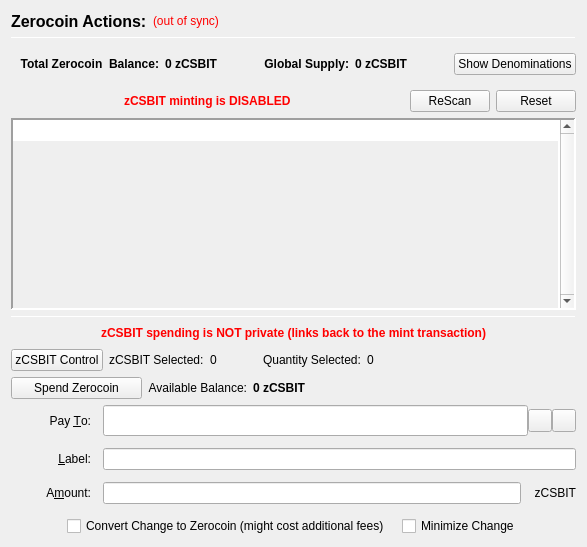
                  <widget class="QFrame" name="verticalFrameLeft">
                   <layout class="QVBoxLayout" name="verticalLayout_2">
                    <item>
                     <layout class="QVBoxLayout" name="verticalLayout_3">
                      <item>
                       <layout class="QHBoxLayout" name="horizontalLayout_3">
                        <item>
                         <widget class="QLabel" name="labelzCSBITActions">
                          <property name="font">
                           <font>
                            <pointsize>12</pointsize>
                            <weight>75</weight>
                            <bold>true</bold>
                           </font>
                          </property>
                          <property name="text">
                           <string>Zerocoin Actions:</string>
                          </property>
                          <property name="alignment">
                           <set>Qt::AlignLeading|Qt::AlignLeft|Qt::AlignVCenter</set>
                          </property>
                         </widget>
                        </item>
                        <item>
                         <widget class="QLabel" name="labelzCSBITSyncStatus">
                          <property name="toolTip">
                           <string>The displayed information may be out of date. Your wallet automatically synchronizes with the CashCash network after a connection is established, but this process has not completed yet.</string>
                          </property>
                          <property name="styleSheet">
                           <string notr="true">QLabel { color: red; }</string>
                          </property>
                          <property name="text">
                           <string notr="true">(out of sync)</string>
                          </property>
                          <property name="alignment">
                           <set>Qt::AlignLeading|Qt::AlignLeft|Qt::AlignVCenter</set>
                          </property>
                         </widget>
                        </item>
                        <item>
                         <spacer name="horizontalSpacer">
                          <property name="orientation">
                           <enum>Qt::Horizontal</enum>
                          </property>
                          <property name="sizeHint" stdset="0">
                           <size>
                            <width>40</width>
                            <height>20</height>
                           </size>
                          </property>
                         </spacer>
                        </item>
                       </layout>
                      </item>
                      <item>
                       <widget class="Line" name="lineUpperLeft">
                        <property name="minimumSize">
                         <size>
                          <width>0</width>
                          <height>1</height>
                         </size>
                        </property>
                        <property name="maximumSize">
                         <size>
                          <width>16777215</width>
                          <height>1</height>
                         </size>
                        </property>
                        <property name="frameShadow">
                         <enum>QFrame::Sunken</enum>
                        </property>
                        <property name="orientation">
                         <enum>Qt::Horizontal</enum>
                        </property>
                       </widget>
                      </item>
                      <item>
                       <widget class="QFrame" name="balanceSupplyFrame">
                        <layout class="QHBoxLayout" name="horizontalLayout_2" stretch="0,0,0,1,0">
                         <property name="rightMargin">
                          <number>0</number>
                         </property>
                         <item>
                          <layout class="QHBoxLayout" name="horizontalLayout_34">
                           <item>
                            <widget class="QLabel" name="labelzAvailableText_3">
                             <property name="font">
                              <font>
                               <weight>75</weight>
                               <bold>true</bold>
                              </font>
                             </property>
                             <property name="toolTip">
                              <string>Total Balance including unconfirmed and immature zCSBIT</string>
                             </property>
                             <property name="text">
                              <string>Total Zerocoin  Balance:</string>
                             </property>
                             <property name="alignment">
                              <set>Qt::AlignRight|Qt::AlignTrailing|Qt::AlignVCenter</set>
                             </property>
                            </widget>
                           </item>
                           <item>
                            <widget class="QLabel" name="labelzAvailableAmount_4">
                             <property name="minimumSize">
                              <size>
                               <width>40</width>
                               <height>0</height>
                              </size>
                             </property>
                             <property name="font">
                              <font>
                               <weight>75</weight>
                               <bold>true</bold>
                              </font>
                             </property>
                             <property name="toolTip">
                              <string>Total Balance including unconfirmed and immature zCSBIT</string>
                             </property>
                             <property name="text">
                              <string>0 zCSBIT</string>
                             </property>
                             <property name="alignment">
                              <set>Qt::AlignLeading|Qt::AlignLeft|Qt::AlignVCenter</set>
                             </property>
                            </widget>
                           </item>
                          </layout>
                         </item>
                         <item>
                          <spacer name="horizontalSpacer_32">
                           <property name="orientation">
                            <enum>Qt::Horizontal</enum>
                           </property>
                           <property name="sizeHint" stdset="0">
                            <size>
                             <width>40</width>
                             <height>20</height>
                            </size>
                           </property>
                          </spacer>
                         </item>
                         <item>
                          <layout class="QHBoxLayout" name="horizontalLayout_35">
                           <item>
                            <widget class="QLabel" name="labelZsupplyText_2">
                             <property name="font">
                              <font>
                               <weight>75</weight>
                               <bold>true</bold>
                              </font>
                             </property>
                             <property name="text">
                              <string>Global Supply:</string>
                             </property>
                             <property name="alignment">
                              <set>Qt::AlignRight|Qt::AlignTrailing|Qt::AlignVCenter</set>
                             </property>
                            </widget>
                           </item>
                           <item>
                            <widget class="QLabel" name="labelZsupplyAmount_2">
                             <property name="font">
                              <font>
                               <weight>75</weight>
                               <bold>true</bold>
                              </font>
                             </property>
                             <property name="text">
                              <string>0 zCSBIT</string>
                             </property>
                            </widget>
                           </item>
                          </layout>
                         </item>
                         <item>
                          <spacer name="horizontalSpacer_31">
                           <property name="orientation">
                            <enum>Qt::Horizontal</enum>
                           </property>
                           <property name="sizeHint" stdset="0">
                            <size>
                             <width>40</width>
                             <height>20</height>
                            </size>
                           </property>
                          </spacer>
                         </item>
                         <item>
                          <widget class="QPushButton" name="pushButtonShowDenoms">
                           <property name="toolTip">
                            <string>Show zCSBIT denominations list</string>
                           </property>
                           <property name="text">
                            <string>Show Denominations</string>
                           </property>
                          </widget>
                         </item>
                        </layout>
                       </widget>
                      </item>
                      <item>
                       <layout class="QHBoxLayout" name="horizontalLayout_4">
                        <item>
                         <spacer name="horizontalSpacer_2">
                          <property name="orientation">
                           <enum>Qt::Horizontal</enum>
                          </property>
                          <property name="sizeHint" stdset="0">
                           <size>
                            <width>40</width>
                            <height>20</height>
                           </size>
                          </property>
                         </spacer>
                        </item>
                        <item>
                         <widget class="QLabel" name="label">
                          <property name="styleSheet">
                           <string notr="true">color: red;
font-weight: bold;</string>
                          </property>
                          <property name="text">
                           <string>zCSBIT minting is DISABLED</string>
                          </property>
                         </widget>
                        </item>
                        <item>
                         <spacer name="horizontalSpacer_3">
                          <property name="orientation">
                           <enum>Qt::Horizontal</enum>
                          </property>
                          <property name="sizeHint" stdset="0">
                           <size>
                            <width>40</width>
                            <height>20</height>
                           </size>
                          </property>
                         </spacer>
                        </item>
                        <item>
                         <widget class="QPushButton" name="pushButtonMintReset">
                          <property name="maximumSize">
                           <size>
                            <width>80</width>
                            <height>16777215</height>
                           </size>
                          </property>
                          <property name="toolTip">
                           <string>Rescan the complete blockchain for  Zerocoin mints and their meta-data.</string>
                          </property>
                          <property name="text">
                           <string>ReScan</string>
                          </property>
                         </widget>
                        </item>
                        <item>
                         <widget class="QPushButton" name="pushButtonSpentReset">
                          <property name="maximumSize">
                           <size>
                            <width>80</width>
                            <height>16777215</height>
                           </size>
                          </property>
                          <property name="toolTip">
                           <string>Reset Zerocoin Wallet DB. Deletes transactions that did not make it into the blockchain.</string>
                          </property>
                          <property name="text">
                           <string>Reset</string>
                          </property>
                         </widget>
                        </item>
                       </layout>
                      </item>
                      <item>
                       <widget class="QPlainTextEdit" name="TEMintStatus">
                        <property name="font">
                         <font>
                          <pointsize>8</pointsize>
                         </font>
                        </property>
                        <property name="toolTip">
                         <string>Status and/or Mesages from the last Mint Action.</string>
                        </property>
                        <property name="frameShape">
                         <enum>QFrame::Panel</enum>
                        </property>
                        <property name="frameShadow">
                         <enum>QFrame::Sunken</enum>
                        </property>
                        <property name="lineWidth">
                         <number>2</number>
                        </property>
                        <property name="midLineWidth">
                         <number>2</number>
                        </property>
                        <property name="verticalScrollBarPolicy">
                         <enum>Qt::ScrollBarAlwaysOn</enum>
                        </property>
                        <property name="horizontalScrollBarPolicy">
                         <enum>Qt::ScrollBarAlwaysOff</enum>
                        </property>
                        <property name="readOnly">
                         <bool>true</bool>
                        </property>
                        <property name="plainText">
                         <string notr="true"/>
                        </property>
                        <property name="backgroundVisible">
                         <bool>true</bool>
                        </property>
                       </widget>
                      </item>
                      <item>
                       <widget class="Line" name="line">
                        <property name="minimumSize">
                         <size>
                          <width>0</width>
                          <height>1</height>
                         </size>
                        </property>
                        <property name="maximumSize">
                         <size>
                          <width>16777215</width>
                          <height>1</height>
                         </size>
                        </property>
                        <property name="orientation">
                         <enum>Qt::Horizontal</enum>
                        </property>
                       </widget>
                      </item>
                      <item>
                       <layout class="QHBoxLayout" name="horizontalLayout_7">
                        <item>
                         <spacer name="horizontalSpacer_18">
                          <property name="orientation">
                           <enum>Qt::Horizontal</enum>
                          </property>
                          <property name="sizeHint" stdset="0">
                           <size>
                            <width>40</width>
                            <height>20</height>
                           </size>
                          </property>
                         </spacer>
                        </item>
                        <item>
                         <widget class="QLabel" name="label_2">
                          <property name="styleSheet">
                           <string notr="true">color: red;
font-weight: bold;</string>
                          </property>
                          <property name="text">
                           <string>zCSBIT spending is NOT private (links back to the mint transaction)</string>
                          </property>
                         </widget>
                        </item>
                        <item>
                         <spacer name="horizontalSpacer_30">
                          <property name="orientation">
                           <enum>Qt::Horizontal</enum>
                          </property>
                          <property name="sizeHint" stdset="0">
                           <size>
                            <width>40</width>
                            <height>20</height>
                           </size>
                          </property>
                         </spacer>
                        </item>
                       </layout>
                      </item>
                      <item>
                       <layout class="QHBoxLayout" name="horizontalLayout_24">
                        <property name="leftMargin">
                         <number>0</number>
                        </property>
                        <property name="bottomMargin">
                         <number>0</number>
                        </property>
                        <item>
                         <widget class="QPushButton" name="pushButtonZPivControl">
                          <property name="text">
                           <string>zCSBIT Control</string>
                          </property>
                         </widget>
                        </item>
                        <item>
                         <widget class="QLabel" name="labelzPivSelected">
                          <property name="text">
                           <string>zCSBIT Selected:</string>
                          </property>
                         </widget>
                        </item>
                        <item>
                         <widget class="QLabel" name="labelzPivSelected_int">
                          <property name="text">
                           <string>0</string>
                          </property>
                         </widget>
                        </item>
                        <item>
                         <spacer name="horizontalSpacer_17">
                          <property name="orientation">
                           <enum>Qt::Horizontal</enum>
                          </property>
                          <property name="sizeType">
                           <enum>QSizePolicy::Fixed</enum>
                          </property>
                          <property name="sizeHint" stdset="0">
                           <size>
                            <width>40</width>
                            <height>20</height>
                           </size>
                          </property>
                         </spacer>
                        </item>
                        <item>
                         <widget class="QLabel" name="labelQuantitySelected">
                          <property name="text">
                           <string>Quantity Selected:</string>
                          </property>
                         </widget>
                        </item>
                        <item>
                         <widget class="QLabel" name="labelQuantitySelected_int">
                          <property name="text">
                           <string>0</string>
                          </property>
                         </widget>
                        </item>
                        <item>
                         <spacer name="horizontalSpacer_19">
                          <property name="orientation">
                           <enum>Qt::Horizontal</enum>
                          </property>
                          <property name="sizeHint" stdset="0">
                           <size>
                            <width>40</width>
                            <height>20</height>
                           </size>
                          </property>
                         </spacer>
                        </item>
                       </layout>
                      </item>
                      <item>
                       <layout class="QHBoxLayout" name="horizontalLayout_6">
                        <item>
                         <widget class="QPushButton" name="pushButtonSpendzCSBIT">
                          <property name="minimumSize">
                           <size>
                            <width>131</width>
                            <height>0</height>
                           </size>
                          </property>
                          <property name="toolTip">
                           <string>Spend Zerocoin. Without 'Pay To:' address creates payments to yourself.</string>
                          </property>
                          <property name="text">
                           <string>Spend Zerocoin</string>
                          </property>
                         </widget>
                        </item>
                        <item>
                         <widget class="QLabel" name="labelzCSBITBalanceText">
                          <property name="toolTip">
                           <string>Available (mature and spendable) zCSBIT for spending</string>
                          </property>
                          <property name="text">
                           <string>Available Balance:</string>
                          </property>
                          <property name="alignment">
                           <set>Qt::AlignRight|Qt::AlignTrailing|Qt::AlignVCenter</set>
                          </property>
                         </widget>
                        </item>
                        <item>
                         <widget class="QLabel" name="labelzAvailableAmount_2">
                          <property name="font">
                           <font>
                            <weight>75</weight>
                            <bold>true</bold>
                           </font>
                          </property>
                          <property name="toolTip">
                           <string>Available (mature and spendable) zCSBIT for spending

zCSBIT are mature when they have more than 20 confirmations AND more than 2 mints of the same denomination after them were minted</string>
                          </property>
                          <property name="text">
                           <string>0 zCSBIT</string>
                          </property>
                          <property name="alignment">
                           <set>Qt::AlignLeading|Qt::AlignLeft|Qt::AlignVCenter</set>
                          </property>
                         </widget>
                        </item>
                        <item>
                         <spacer name="horizontalSpacer_4">
                          <property name="orientation">
                           <enum>Qt::Horizontal</enum>
                          </property>
                          <property name="sizeHint" stdset="0">
                           <size>
                            <width>40</width>
                            <height>20</height>
                           </size>
                          </property>
                         </spacer>
                        </item>
                       </layout>
                      </item>
                      <item>
                       <layout class="QGridLayout" name="gridLayout_7">
                        <property name="spacing">
                         <number>12</number>
                        </property>
                        <item row="0" column="0">
                         <widget class="QLabel" name="payToLabel">
                          <property name="minimumSize">
                           <size>
                            <width>80</width>
                            <height>0</height>
                           </size>
                          </property>
                          <property name="text">
                           <string>Pay &amp;To:</string>
                          </property>
                          <property name="alignment">
                           <set>Qt::AlignRight|Qt::AlignTrailing|Qt::AlignVCenter</set>
                          </property>
                          <property name="buddy">
                           <cstring>payTo</cstring>
                          </property>
                         </widget>
                        </item>
                        <item row="0" column="1">
                         <layout class="QHBoxLayout" name="payToLayout">
                          <property name="spacing">
                           <number>0</number>
                          </property>
                          <item>
                           <widget class="QValidatedLineEdit" name="payTo">
                            <property name="enabled">
                             <bool>true</bool>
                            </property>
                            <property name="minimumSize">
                             <size>
                              <width>0</width>
                              <height>31</height>
                             </size>
                            </property>
                            <property name="toolTip">
                             <string>The CashCash address to send the payment to. Creates local payment to yourself when empty.</string>
                            </property>
                           </widget>
                          </item>
                          <item>
                           <widget class="QToolButton" name="addressBookButton">
                            <property name="toolTip">
                             <string>Choose previously used address</string>
                            </property>
                            <property name="text">
                             <string/>
                            </property>
                            <property name="icon">
                             <iconset resource="../cashcash.qrc">
                              <normaloff>:/icons/address-book</normaloff>:/icons/address-book</iconset>
                            </property>
                            <property name="shortcut">
                             <string>Alt+A</string>
                            </property>
                           </widget>
                          </item>
                          <item>
                           <widget class="QToolButton" name="pasteButton">
                            <property name="toolTip">
                             <string>Paste address from clipboard</string>
                            </property>
                            <property name="text">
                             <string/>
                            </property>
                            <property name="icon">
                             <iconset resource="../cashcash.qrc">
                              <normaloff>:/icons/editpaste</normaloff>:/icons/editpaste</iconset>
                            </property>
                            <property name="shortcut">
                             <string>Alt+P</string>
                            </property>
                           </widget>
                          </item>
                         </layout>
                        </item>
                        <item row="1" column="0">
                         <widget class="QLabel" name="labelLabel">
                          <property name="minimumSize">
                           <size>
                            <width>80</width>
                            <height>0</height>
                           </size>
                          </property>
                          <property name="text">
                           <string>&amp;Label:</string>
                          </property>
                          <property name="alignment">
                           <set>Qt::AlignRight|Qt::AlignTrailing|Qt::AlignVCenter</set>
                          </property>
                          <property name="buddy">
                           <cstring>addAsLabel</cstring>
                          </property>
                         </widget>
                        </item>
                        <item row="1" column="1">
                         <widget class="QLineEdit" name="addAsLabel">
                          <property name="toolTip">
                           <string>Enter a label for this address to add it to the list of used addresses</string>
                          </property>
                         </widget>
                        </item>
                        <item row="2" column="0">
                         <widget class="QLabel" name="amountLabel">
                          <property name="minimumSize">
                           <size>
                            <width>80</width>
                            <height>0</height>
                           </size>
                          </property>
                          <property name="text">
                           <string>A&amp;mount:</string>
                          </property>
                          <property name="alignment">
                           <set>Qt::AlignRight|Qt::AlignTrailing|Qt::AlignVCenter</set>
                          </property>
                          <property name="buddy">
                           <cstring>zCSBITpayAmount</cstring>
                          </property>
                         </widget>
                        </item>
                        <item row="2" column="1">
                         <layout class="QHBoxLayout" name="horizontalLayout_9">
                          <property name="spacing">
                           <number>0</number>
                          </property>
                          <item>
                           <widget class="QLineEdit" name="zCSBITpayAmount"/>
                          </item>
                          <item>
                           <widget class="QLabel" name="labelzCSBIT">
                            <property name="minimumSize">
                             <size>
                              <width>55</width>
                              <height>0</height>
                             </size>
                            </property>
                            <property name="text">
                             <string>zCSBIT</string>
                            </property>
                            <property name="alignment">
                             <set>Qt::AlignRight|Qt::AlignTrailing|Qt::AlignVCenter</set>
                            </property>
                           </widget>
                          </item>
                         </layout>
                        </item>
                        <item row="3" column="0" colspan="2">
                         <layout class="QHBoxLayout" name="horizontalLayout_10">
                          <item>
                           <spacer name="horizontalSpacer_5">
                            <property name="orientation">
                             <enum>Qt::Horizontal</enum>
                            </property>
                            <property name="sizeHint" stdset="0">
                             <size>
                              <width>40</width>
                              <height>20</height>
                             </size>
                            </property>
                           </spacer>
                          </item>
                          <item>
                           <widget class="QCheckBox" name="checkBoxMintChange">
                            <property name="sizePolicy">
                             <sizepolicy hsizetype="MinimumExpanding" vsizetype="Fixed">
                              <horstretch>0</horstretch>
                              <verstretch>0</verstretch>
                             </sizepolicy>
                            </property>
                            <property name="layoutDirection">
                             <enum>Qt::LeftToRight</enum>
                            </property>
                            <property name="text">
                             <string>Convert Change to Zerocoin (might cost additional fees)</string>
                            </property>
                           </widget>
                          </item>
                          <item>
                           <widget class="QCheckBox" name="checkBoxMinimizeChange">
                            <property name="toolTip">
                             <string>If checked, the wallet tries to minimize the returning change instead of minimizing the number of spent denominations.</string>
                            </property>
                            <property name="text">
                             <string>Minimize Change</string>
                            </property>
                           </widget>
                          </item>
                          <item>
                           <spacer name="horizontalSpacer_6">
                            <property name="orientation">
                             <enum>Qt::Horizontal</enum>
                            </property>
                            <property name="sizeHint" stdset="0">
                             <size>
                              <width>40</width>
                              <height>20</height>
                             </size>
                            </property>
                           </spacer>
                          </item>
                         </layout>
                        </item>
                       </layout>
                      </item>
                     </layout>
                    </item>
                   </layout>
                  </widget>
